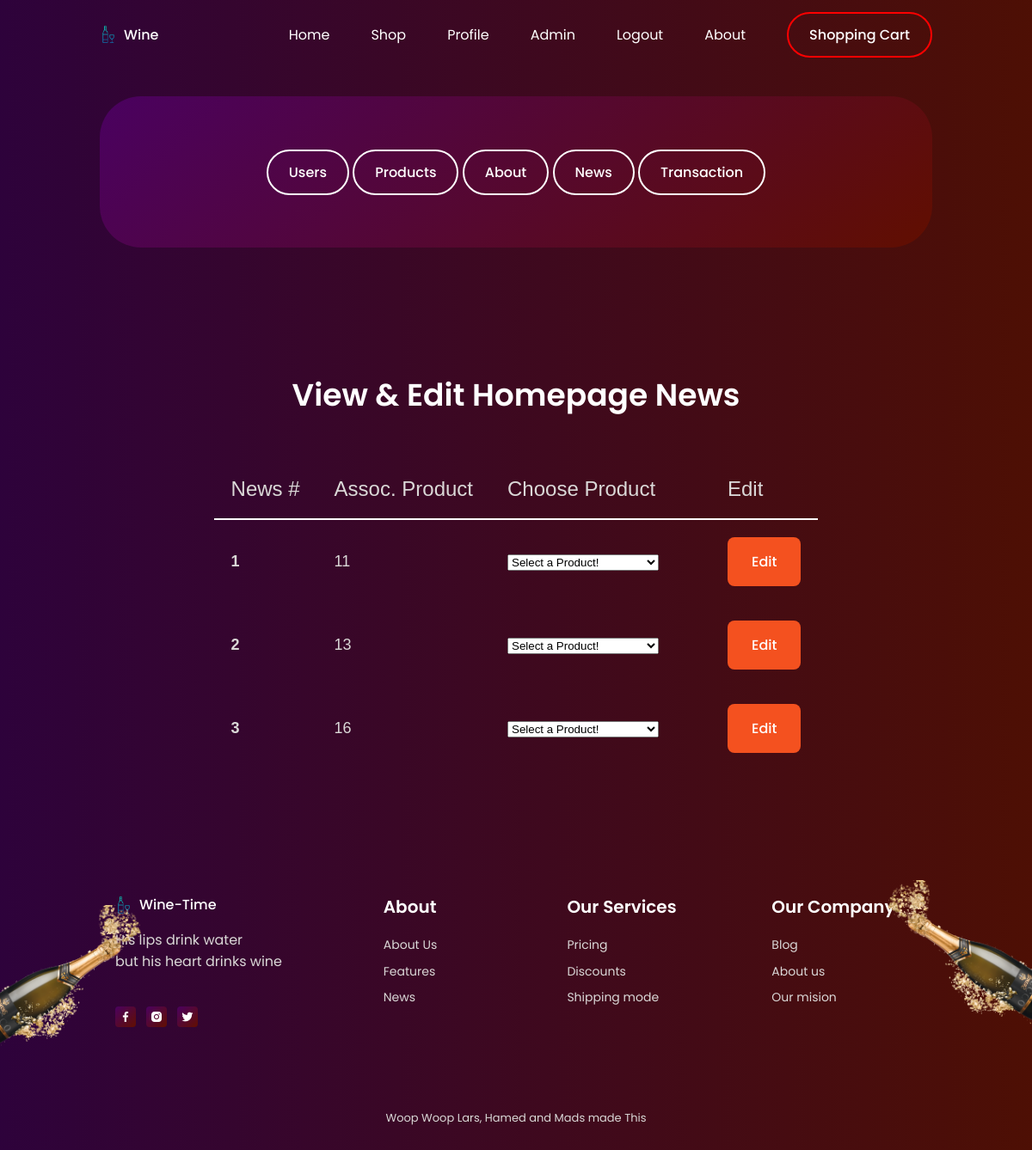
Page /adminNews.php (signed in) on the committed database.
### tables this page shows
CREATE TABLE IF NOT EXISTS `news` (
  `newsID` int AUTO_INCREMENT NOT NULL PRIMARY KEY,
  `ProductID` int NULL,
  `maintitle` varchar(255) NULL,
  `newsTitle` varchar(255) NULL
);

### classes/DAO/News.php (called while the page is built, shortened)
<?php
class News extends DbCon
{
    public function getAdminNews()
    {
        $sqlGet = 'SELECT * FROM news';
        $stmt = $this->connect()->prepare($sqlGet);
        if (!$stmt->execute()) {
            $stmt = null;
            header("Location: ../adminEditNews.php?error=stmtfailed");
            exit();
        }
        $getAdminNews = $stmt->fetchAll();
        return $getAdminNews;
    }
}

### classes/DAO/DbCon.php (called while the page is built, shortened)
<?php
class DbCon
{
    protected function connect()
    {
        try {
            $user = "admin5";
            $pass = "123456";
            $dbcon = new \PDO('mysql:host=localhost;dbname=WineTimeDB;charset=utf8', $user, $pass);
            return $dbcon;
        } catch (\PDOException $e) {
            print "Error!: " . $e->getMessage() . "<br/>";
            die();
        }
    }
}

### adminNews.php (the view, shortened to what this page needs)
<?php
include_once './header.php';
include_once './includes/adminTabs.inc.php';
$adminNews = new \DAO\News();
$news = $adminNews->getAdminNews();
$first_newsID = $news[0][0];
$first_ProductID = $news[0][1];
$second_newsID = $news[1][0];
$second_ProductID = $news[1][1];
$third_newsID = $news[2][0];
$third_ProductID = $news[2][1];
?>
<section class="section">
    <div class="container">
        <h2 class="section__title">View & Edit Homepage News</h2>
        <div class="tg-wrap">
            <table class="tg">
                <thead>
                    <tr>
                        <th class="tg-0lax" style="border-bottom: 2px solid white !important;">News #</th>
                        <th class="tg-0lax" style="border-bottom: 2px solid white !important;">Assoc. Product</th>
                        <th class="tg-0lax" style="border-bottom: 2px solid white !important;">Choose Product</th>
                        <th class="tg-0lax" style="border-bottom: 2px solid white !important;"></th>
                        <th class="tg-0lax" style="border-bottom: 2px solid white !important;">Edit</th>
                    </tr>
                </thead>
                <tbody>
                    <tr>
                        <form action="./adminEditNews.php" method="get">
                            <td><strong><?php echo $first_newsID; ?></strong></td>
                            <td><?php echo $first_ProductID; ?></td>
                            <td><select name="ProductID" id="ProductID">
                                    <option value="" disabled selected hidden>Select a Product!</option>
                                </select></td>
                            <td></td>
                            <td><button class="button" type="submit">Edit</button></td>
                        </form>
                    <tr>
                        <form action="./adminEditNews.php" method="get">
                            <td><strong><?php echo $second_newsID; ?></strong></td>
                            <td><?php echo $second_ProductID; ?></td>
                            <td><select name="ProductID" id="ProductID">
                                    <option value="" disabled selected hidden>Select a Product!</option>
                                </select></td>
                            <td></td>
                            <td><button class="button" type="submit">Edit</button></td>
                        </form>
                    <tr>
                        <form action="./adminEditNews.php" method="get">
                            <td><strong><?php echo $third_newsID; ?></strong></td>
                            <td><?php echo $third_ProductID; ?></td>
                            <td><select name="ProductID" id="ProductID">
                                    <option value="" disabled selected hidden>Select a Product!</option>
                                </select></td>
                            <td></td>
                            <td><button class="button" type="submit">Edit</button></td>
                        </form>
                    </tr>
                </tbody>
            </table>
        </div>
    </div>
</section>
<?php include_once './footer.php'; ?>

### assets/css/styles.css (style rules this page uses)
:root { --header-height: 3.5rem; --hue: 14; --first-color: hsl(var(--hue), 91%, 54%); --first-color-alt: hsl(var(--hue), 91%, 50%); --title-color: hsl(var(--hue), 4%, 100%); --text-color: hsl(var(--hue), 4%, 85%); --text-color-light: hsl(var(--hue), 4%, 55%); --body-color: linear-gradient( 90deg, hsl(286, 93%, 12%) 0%, hsl(9, 90%, 16%) 100% ); --container-color: linear-gradient( 136deg, hsl(286, 98%, 19%) 0%, hsl(9, 100%, 19%) 100% ); --body-font: "Poppins", sans-serif; --biggest-font-size: 2rem; --h1-font-size: 1.5rem; --h2-font-size: 1.25rem; --h3-font-size: 1rem; --normal-font-size: 0.938rem; --small-font-size: 0.813rem; --smaller-font-size: 0.75rem; --font-medium: 500; --font-semi-bold: 600; --font-black: 900; --mb-0-25: 0.25rem; --mb-0-5: 0.5rem; --mb-0-75: 0.75rem; --mb-1: 1rem; --mb-1-5: 1.5rem; --mb-2: 2rem; --mb-2-5: 2.5rem; --z-tooltip: 10; --z-fixed: 100; }
@media screen and (min-width: 992px) { :root { --biggest-font-size: 4rem; --h1-font-size: 2.25rem; --h2-font-size: 1.5rem; --h3-font-size: 1.25rem; --normal-font-size: 1rem; --small-font-size: 0.875rem; --smaller-font-size: 0.813rem; } }
* { box-sizing: border-box; padding: 0; margin: 0; }
html { scroll-behavior: smooth; }
body { margin: var(--header-height) 0 0 0; font-family: var(--body-font); font-size: var(--normal-font-size); background: var(--body-color); color: var(--text-color); }
h1, h2, h3, h4 { color: var(--title-color); font-weight: var(--font-semi-bold); }
button, input { border: none; outline: none; }
button { cursor: pointer; font-family: var(--body-font); font-size: var(--normal-font-size); }
.section { padding: 4.5rem 0 2rem; }
.section__title { font-size: var(--h2-font-size); margin-bottom: var(--mb-2); text-align: center; }
.container { max-width: 968px; margin-left: var(--mb-1-5); margin-right: var(--mb-1-5); }
.button { display: inline-block; background-color: var(--first-color); color: var(--title-color); padding: 1rem 1.75rem; border-radius: 0.5rem; font-weight: var(--font-medium); transition: 0.3s; }
@media screen and (min-width: 767px) { body { margin: 0; } }
@media screen and (min-width: 767px) { .section { padding: 7rem 0 2rem; } }
@media screen and (min-width: 992px) { .container { margin-left: auto; margin-right: auto; } }
@media screen and (min-width: 992px) { .section__title { font-size: var(--h1-font-size); margin-bottom: 3rem; } }

### adminNews.php (style rules this page uses)
.tg { border: none; border-collapse: collapse; border-spacing: 0; margin: 0px auto; }
.tg td { border-style: solid; border-width: 0px; font-family: Arial, sans-serif; font-size: 18px; overflow: hidden; padding: 20px 20px; word-break: normal; }
.tg th { border-style: solid; border-width: 0px; font-family: Arial, sans-serif; font-size: 24px; font-weight: normal; overflow: hidden; padding: 20px 20px; word-break: normal; }
.tg .tg-0lax { text-align: left !important; vertical-align: top !important }

### rows in the picture
news: newsID "1", ProductID "11"
news: newsID "2", ProductID "13"
news: newsID "3", ProductID "16"
